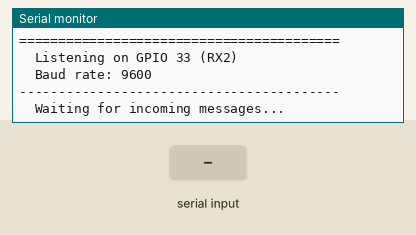
A sketch run on a simulated ESP32. On the bench: the last lines printed to the serial monitor. The inputs (shaded band) are chosen by the test bench.

Above: at 2.2 s.
2.3 s: "1\n" received over the second serial link
At 3.3 s:
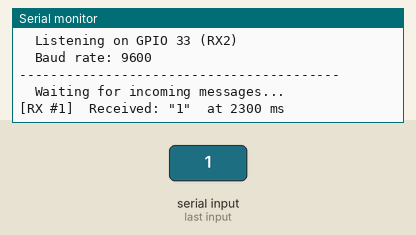
5.3 s: "0\n" received over the second serial link
At 6.5 s:
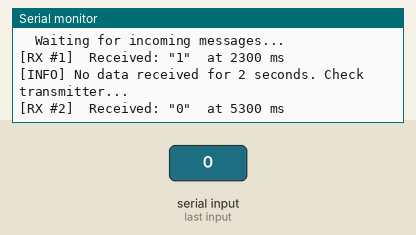
6.8 s: "2\n" received over the second serial link
At 7.9 s:
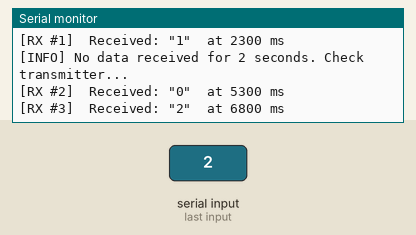

Measured:
- after the input at 2.3 s, the serial monitor: prints a new line at once (image 1)
- after the input at 5.3 s, the serial monitor: prints a new line at once (image 2)
- after the input at 6.8 s, the serial monitor: prints a new line at once (image 3)

The sketch:

ESP32_RF_Receiver_Test.ino
```cpp
/*
 * RF Module Receiver Test - ESP32 Dev V1
 * ========================================
 * Listens for incoming data from an RF module and prints
 * every received message to the Serial Monitor.
 * Pair this with ESP32_RF_Test (transmitter) to verify
 * your RF link is working end-to-end.
 *
 * Wiring (ESP32 Dev V1):
 *   RF Module VCC  --> 3.3V or 5V (check your module)
 *   RF Module GND  --> GND
 *   RF Module TX   --> GPIO 33 (ESP32 RX2)
 *   RF Module RX   --> GPIO 32 (ESP32 TX2)
 *
 * Open Serial Monitor at 115200 baud to see received messages.
 */

// --- RF Module Pin Definitions ---
#define RXD2 33   // ESP32 receives from RF module TX
#define TXD2 32   // ESP32 transmits to  RF module RX

// How long to wait before reporting "no data" (milliseconds)
#define NO_DATA_TIMEOUT_MS 2000

unsigned long lastReceiveTime = 0;
unsigned long messageCount    = 0;
bool          waitingPrinted  = false;

void setup() {
  // Serial monitor
  Serial.begin(115200);
  delay(1000);

  // RF module serial port
  Serial2.begin(9600, SERIAL_8N1, RXD2, TXD2);

  Serial.println("=========================================");
  Serial.println("  RF Receiver Test - ESP32 Dev V1       ");
  Serial.println("=========================================");
  Serial.println("  Listening on GPIO 33 (RX2)");
  Serial.println("  Baud rate: 9600");
  Serial.println("-----------------------------------------");
  Serial.println("  Waiting for incoming messages...");
  Serial.println();

  lastReceiveTime = millis();
}

void loop() {
  // --- Check for incoming data ---
  if (Serial2.available()) {
    String incoming = Serial2.readStringUntil('\n');
    incoming.trim(); // Strip \r and trailing spaces

    if (incoming.length() > 0) {
      messageCount++;
      lastReceiveTime = millis();
      waitingPrinted  = false;

      // Print received message with details
      Serial.print("[RX #");
      Serial.print(messageCount);
      Serial.print("]  Received: \"");
      Serial.print(incoming);
      Serial.print("\"  at ");
      Serial.print(lastReceiveTime);
      Serial.println(" ms");
    }
  }

  // --- No data timeout warning ---
  if ((millis() - lastReceiveTime >= NO_DATA_TIMEOUT_MS) && !waitingPrinted) {
    Serial.println("[INFO] No data received for 2 seconds. Check transmitter...");
    waitingPrinted = true;
  }
}
```
